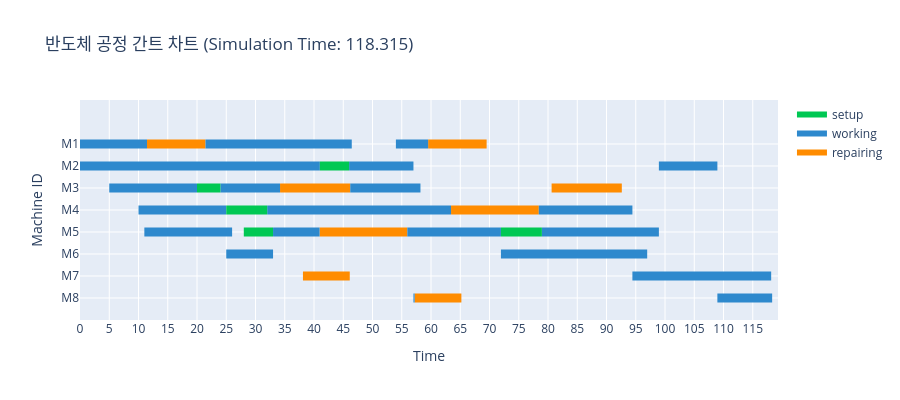

Write notebook code for a chart like this one.
### Markdown cell above
## 시뮬레이션 실행

### Code cell
env.run(until=env.all_of(job.process for job in jobs))
fig = create_gantt_chart(
    logs=event_logger.logs,
    max_time=env.now,
    title=f"반도체 공정 간트 차트 (Simulation Time: {round(env.now, 3)})")
fig.show()

### Figure 1 — Plotly figure (JSON) as saved in the notebook; plotly's stock layout.template omitted (floating-point values rounded to 4 significant figures; data arrays with more than 128 entries replaced by an {"elided": "..."} marker saying what was removed)
{"data": [{"fill": "toself", "fillcolor": "rgb(255, 140, 0)", "hoverinfo": "name", "legendgroup": "rgb(255, 140, 0)", "mode": "none", "name": "repairing", "type": "scatter", "x": [11.45, 21.45, 21.45, 11.45, 11.45, 59.51, 69.51, 69.51, 59.51, 59.51, 34.2, 46.2, 46.2, 34.2, 34.2, 80.62, 92.62, 92.62, 80.62, 80.62, 63.43, 78.43, 78.43, 63.43, 63.43, 40.95, 55.95, 55.95, 40.95, 40.95, 38.11, 46.11, 46.11, 38.11, 38.11, 118.1, null, null, 118.1, 118.1, 57.19, 65.19, 65.19, 57.19, 57.19, 118.3, null, null, 118.3], "y": [6.8, 6.8, 7.2, 7.2, null, 6.8, 6.8, 7.2, 7.2, null, 4.8, 4.8, 5.2, 5.2, null, 4.8, 4.8, 5.2, 5.2, null, 3.8, 3.8, 4.2, 4.2, null, 2.8, 2.8, 3.2, 3.2, null, 0.8, 0.8, 1.2, 1.2, null, 0.8, 0.8, 1.2, 1.2, null, -0.2, -0.2, 0.2, 0.2, null, -0.2, -0.2, 0.2, 0.2]}, {"fill": "toself", "fillcolor": "rgb(46, 137, 205)", "hoverinfo": "name", "legendgroup": "rgb(46, 137, 205)", "mode": "none", "name": "working", "type": "scatter", "x": {"elided": "129 float values"}, "y": {"elided": "129 float values"}}, {"fill": "toself", "fillcolor": "rgb(0, 200, 83)", "hoverinfo": "name", "legendgroup": "rgb(0, 200, 83)", "mode": "none", "name": "setup", "type": "scatter", "x": [41, 46, 46, 41, 41, 20, 24, 24, 20, 20, 25, 32, 32, 25, 25, 28, 33, 33, 28, 28, 71.95, 78.95, 78.95, 71.95], "y": [5.8, 5.8, 6.2, 6.2, null, 4.8, 4.8, 5.2, 5.2, null, 3.8, 3.8, 4.2, 4.2, null, 2.8, 2.8, 3.2, 3.2, null, 2.8, 2.8, 3.2, 3.2]}, {"legendgroup": "rgb(0, 200, 83)", "marker": {"color": "rgb(0, 200, 83)", "opacity": 0, "size": 1}, "mode": "markers", "name": "", "showlegend": false, "text": ["job: {job_id}\noperation: {op_id}", "job: {job_id}\noperation: {op_id}", "job: {job_id}\noperation: {op_id}", "job: {job_id}\noperation: {op_id}", "job: {job_id}\noperation: {op_id}", "job: {job_id}\noperation: {op_id}", "job: {job_id}\noperation: {op_id}", "job: {job_id}\noperation: {op_id}", "job: {job_id}\noperation: {op_id}", "job: {job_id}\noperation: {op_id}"], "type": "scatter", "x": [41, 46, 20, 24, 25, 32, 28, 33, 71.95, 78.95], "y": [6, 6, 5, 5, 4, 4, 3, 3, 3, 3]}, {"legendgroup": "rgb(255, 140, 0)", "marker": {"color": "rgb(255, 140, 0)", "opacity": 0, "size": 1}, "mode": "markers", "name": "", "showlegend": false, "text": ["None", "None", "None", "None", "None", "None", "None", "None", "None", "None", "None", "None", "None", "None", "None", "None", "None", "None", "None", "None"], "type": "scatter", "x": [11.45, 21.45, 59.51, 69.51, 34.2, 46.2, 80.62, 92.62, 63.43, 78.43, 40.95, 55.95, 38.11, 46.11, 118.1, null, 57.19, 65.19, 118.3, null], "y": [7, 7, 7, 7, 5, 5, 5, 5, 4, 4, 3, 3, 1, 1, 1, 1, 0, 0, 0, 0]}, {"legendgroup": "rgb(46, 137, 205)", "marker": {"color": "rgb(46, 137, 205)", "opacity": 0, "size": 1}, "mode": "markers", "name": "", "showlegend": false, "text": ["job: J1\noperation: J1_O1", "job: J1\noperation: J1_O1", "job: J5\noperation: J5_O1", "job: J5\noperation: J5_O1", "job: J7\noperation: J7_O1", "job: J7\noperation: J7_O1", "job: J9\noperation: J9_O1", "job: J9\noperation: J9_O1", "job: J3\noperation: J3_O3", "job: J3\noperation: J3_O3", "job: J2\noperation: J2_O1", "job: J2\noperation: J2_O1", "job: J4\noperation: J4_O1", "job: J4\noperation: J4_O1", "job: J8\noperation: J8_O1", "job: J8\noperation: J8_O1", "job: J1\noperation: J1_O3", "job: J1\noperation: J1_O3", "job: J9\noperation: J9_O3", "job: J9\noperation: J9_O3", "job: J3\noperation: J3_O1", "job: J3\noperation: J3_O1", "job: J6\noperation: J6_O1", "job: J6\noperation: J6_O1", "job: J10\noperation: J10_O1", "job: J10\noperation: J10_O1", "job: J2\noperation: J2_O2", "job: J2\noperation: J2_O2", "job: J3\noperation: J3_O2", "job: J3\noperation: J3_O2", "job: J7\noperation: J7_O2", "job: J7\noperation: J7_O2", "job: J10\noperation: J10_O2", "job: J10\noperation: J10_O2", "job: J1\noperation: J1_O2", "job: J1\noperation: J1_O2", "job: J4\noperation: J4_O2", "job: J4\noperation: J4_O2", "job: J8\noperation: J8_O2", "job: J8\noperation: J8_O2", "job: J9\noperation: J9_O2", "job: J9\noperation: J9_O2", "job: J2\noperation: J2_O3", "job: J2\noperation: J2_O3", "job: J8\noperation: J8_O3", "job: J8\noperation: J8_O3", "job: J10\noperation: J10_O3", "job: J10\noperation: J10_O3", "job: J1\noperation: J1_O4", "job: J1\noperation: J1_O4", "job: J9\noperation: J9_O4", "job: J9\noperation: J9_O4"], "type": "scatter", "x": [0, 11, 11, 11.45, 21.45, 37.45, 37.45, 46.45, 54, 59.51, 0, 10, 10, 28, 28, 41, 46, 57, 98.95, 109.0, 5, 20, 24, 34.2, 46.2, 58.2, 10, 25, 32, 54, 54, 63.43, 78.43, 94.43, 11, 26, 33, 40.95, 55.95, 71.95, 78.95, 98.95, 25, 33, 71.95, 96.95, 94.43, 118.1, 57, 57.19, 109.0, 118.3], "y": [7, 7, 7, 7, 7, 7, 7, 7, 7, 7, 6, 6, 6, 6, 6, 6, 6, 6, 6, 6, 5, 5, 5, 5, 5, 5, 4, 4, 4, 4, 4, 4, 4, 4, 3, 3, 3, 3, 3, 3, 3, 3, 2, 2, 2, 2, 1, 1, 0, 0, 0, 0]}], "layout": {"bargap": 1, "bargroupgap": 1, "height": 400, "hovermode": "closest", "legend": {"traceorder": "reversed"}, "showlegend": true, "title": {"text": "반도체 공정 간트 차트 (Simulation Time: 118.315)"}, "xaxis": {"dtick": 5, "range": [0, 119.3], "rangeselector": {"buttons": [{"count": 7, "label": "1w", "step": "day", "stepmode": "backward"}, {"count": 1, "label": "1m", "step": "month", "stepmode": "backward"}, {"count": 6, "label": "6m", "step": "month", "stepmode": "backward"}, {"count": 1, "label": "YTD", "step": "year", "stepmode": "todate"}, {"count": 1, "label": "1y", "step": "year", "stepmode": "backward"}, {"step": "all"}]}, "showgrid": true, "title": {"text": "Time"}, "type": "linear", "zeroline": false}, "yaxis": {"autorange": false, "range": [-1, 9], "showgrid": true, "ticktext": ["M8", "M7", "M6", "M5", "M4", "M3", "M2", "M1"], "tickvals": [0, 1, 2, 3, 4, 5, 6, 7], "title": {"text": "Machine ID"}, "zeroline": false}}}
